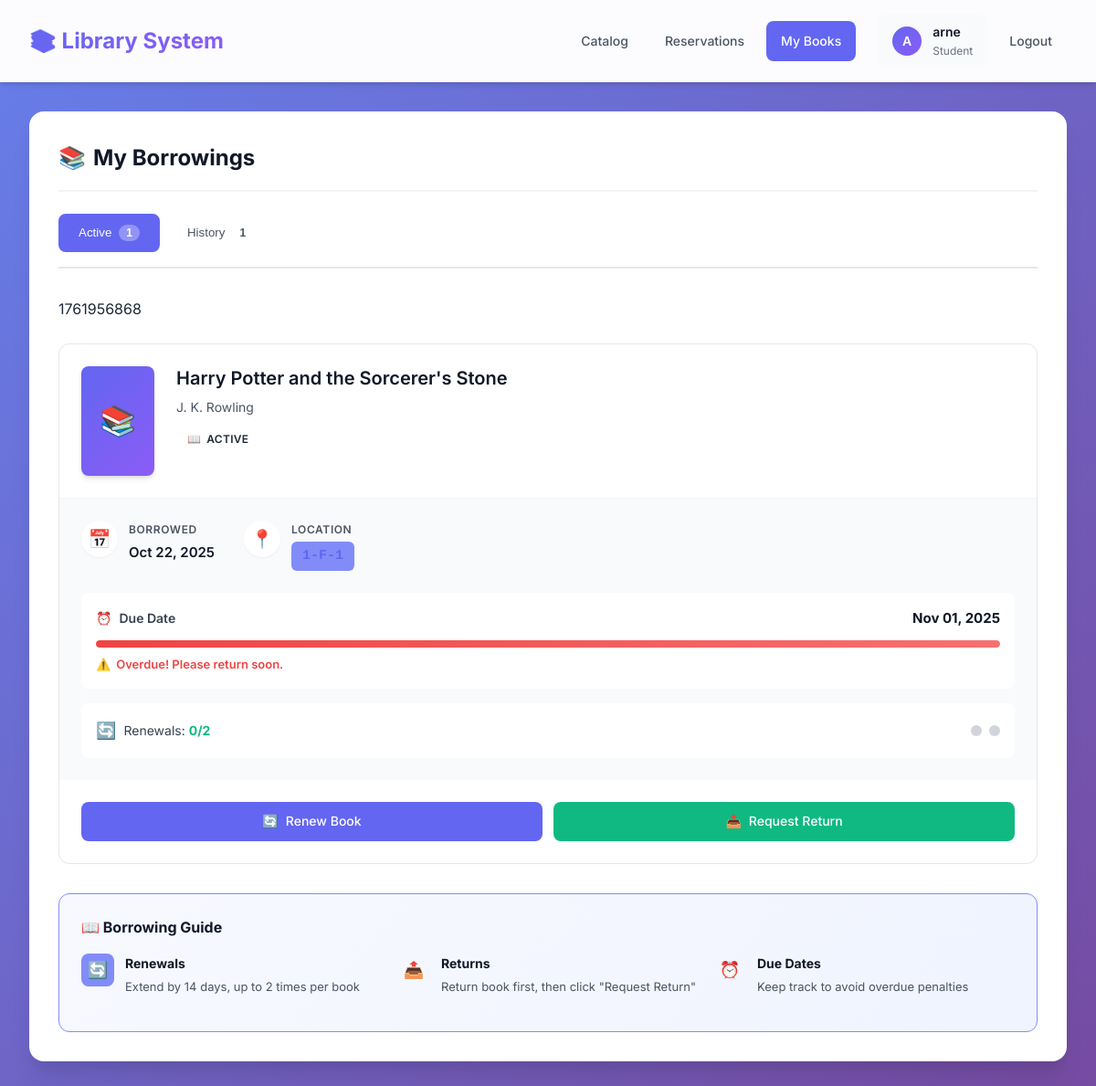
Page /borrowings/ (signed in) on the committed database.
### library/models.py (models this page shows, shortened)
class User(AbstractUser):
    ROLE_CHOICES = (
        ('student', 'Student'),
        ('teacher', 'Teacher'),
        ('admin', 'Admin'),
    )
    role = models.CharField(max_length=7, choices=ROLE_CHOICES, default='student')
    objects = UserManager()
    class Meta:
        db_table = 'users'

class Borrowing(models.Model):
    STATUS_CHOICES = (
        ('active', 'Active'),
        ('return_pending', 'Return Pending'),
        ('returned', 'Returned'),
    )
    user = models.ForeignKey(User, on_delete=models.CASCADE)
    copy = models.ForeignKey(BookCopy, on_delete=models.CASCADE)
    borrow_date = models.DateTimeField(auto_now_add=True)
    due_date = models.DateTimeField(null=True, blank=True)
    return_date = models.DateTimeField(null=True, blank=True)
    renewal_count = models.IntegerField(default=0)
    status = models.CharField(max_length=20, choices=STATUS_CHOICES, default='active')
    class Meta:
        db_table = 'borrowings'
        indexes = [
            models.Index(fields=['return_date', 'status'], name='borrowing_return_status_idx'),  # For availability queries
            models.Index(fields=['user', 'return_date'], name='borrowing_user_return_idx'),  # For user's active borrowings
            models.Index(fields=['due_date'], name='borrowing_due_date_idx'),  # For overdue checks
            models.Index(fields=['status'], name='borrowing_status_idx'),  # For filtering by status
        ]

class BookCopy(models.Model):
    CONDITION_CHOICES = (
        ('new', 'New'),
        ('good', 'Good'),
        ('fair', 'Fair'),
        ('poor', 'Poor'),
        ('lost', 'Lost'),  # Permanently unavailable
    )
    book = models.ForeignKey(Book, on_delete=models.CASCADE)
    condition = models.CharField(max_length=50, choices=CONDITION_CHOICES, default='good')
    location = models.CharField(
        max_length=50,
        unique=True,  # Each physical location can only hold one book copy
        validators=[RegexValidator(regex=r'^\d+-[A-Z]-\d+$', message='Format must be like "1-A-12"')],
        help_text='Physical shelf location (e.g., 1-A-12). Must be unique across all book copies.'
    )
    lost_date = models.DateTimeField(null=True, blank=True, help_text='Date when book was marked as lost')
    lost_reason = models.TextField(null=True, blank=True, help_text='Reason why book was marked as lost')
    class Meta:
        db_table = 'book_copies'
        indexes = [
            models.Index(fields=['book'], name='bookcopy_book_idx'),  # For finding copies of a book
            models.Index(fields=['condition'], name='bookcopy_condition_idx'),  # For filtering lost books
        ]

class Book(models.Model):
    title = models.CharField(max_length=255)
    author = models.CharField(max_length=255, null=True, blank=True, unique=True)
    publication_year = models.IntegerField(null=True, blank=True)
    genre = models.CharField(max_length=50, null=True, blank=True)
    isbn = models.CharField(max_length=13, null=True, blank=True, unique=True)
    cover_image = models.ImageField(upload_to='book_covers/', blank=True, null=True)
    class Meta:
        db_table = 'books'
        indexes = [
            models.Index(fields=['title'], name='book_title_idx'),  # For search queries
            models.Index(fields=['author'], name='book_author_idx'),  # For search queries
            models.Index(fields=['genre'], name='book_genre_idx'),  # For genre filtering
        ]
    def get_cover_url(self):
        if self.cover_image:
            return self.cover_image.url

### library/views.py (the view)
# urls.py: path('borrowings/', views.my_borrowings, name='my_borrowings'),
@login_required(login_url='student_login')
def my_borrowings(request):
    active_borrowings = Borrowing.objects.filter(
        user=request.user,
        return_date__isnull=True
    ).select_related('copy__book').order_by('-borrow_date')
    past_borrowings = Borrowing.objects.filter(
        user=request.user,
        return_date__isnull=False
    ).select_related('copy__book').order_by('-return_date')
    context = {
        'active_borrowings': active_borrowings,
        'past_borrowings': past_borrowings,
    }
    return render(request, 'library/my_borrowings.html', context)

### library/templates/library/my_borrowings.html (shortened to what this page needs)
{% extends 'library/base.html' %}
{% block content %}
<div class="card">
    <div class="card-header">
        <h2 class="card-title">
            <span>📚</span>
            My Borrowings
        </h2>
    </div>
    {% if active_borrowings or past_borrowings %}
    <div class="borrowing-tabs">
        <button class="tab-btn active" data-filter="active">
            Active <span class="tab-count">{{ active_borrowings|length }}</span>
        </button>
        <button class="tab-btn" data-filter="history">
            History <span class="tab-count">{{ past_borrowings|length }}</span>
        </button>
    </div>
    <div class="borrowing-section" data-section="active">
        {% if active_borrowings %}
        <div class="borrowings-grid">
            {% for borrowing in active_borrowings %}
            {% load tz %}
            {% now "U" as current_timestamp %}
            {% if borrowing.due_date %}
                {{ borrowing.due_date|date:"U" }}
            {% endif %}
            <div class="borrowing-card">
                <div class="borrowing-header">
                    <div class="borrowing-cover">
                        {% if borrowing.copy.book.get_cover_url %}
                        <div class="borrowing-cover-fallback" style="display: none;">
                            📚
                        </div>
                        {% else %}
                        📚
                        {% endif %}
                    </div>
                    <div class="borrowing-info">
                        <h3>{{ borrowing.copy.book.title }}</h3>
                        <p class="borrowing-author">{{ borrowing.copy.book.author|default:"Unknown Author" }}</p>
                        <div style="margin-top: 0.5rem;">
                            {% if borrowing.status == 'return_pending' %}
                            <span class="badge" style="--badge-color: var(--warning);">
                                <span>⏳</span> Return Pending
                            </span>
                            {% else %}
                            <span class="badge" style="--badge-color: var(--success);">
                                <span>📖</span> Active
                            </span>
                            {% endif %}
                        </div>
                    </div>
                </div>
                <div class="borrowing-details">
                    <div class="detail-row">
                        <div class="detail-item">
                            <div class="detail-icon">📅</div>
                            <div class="detail-content">
                                <div class="detail-label">Borrowed</div>
                                <div class="detail-value">{{ borrowing.borrow_date|date:"M d, Y" }}</div>
                            </div>
                        </div>
                        <div class="detail-item">
                            <div class="detail-icon">📍</div>
                            <div class="detail-content">
                                <div class="detail-label">Location</div>
                                <div class="detail-value location-badge">{{ borrowing.copy.location }}</div>
                            </div>
                        </div>
                    </div>
                    {% if borrowing.due_date %}
                    <div class="due-date-section">
                        <div class="due-date-header">
                            <span class="due-date-label">
                                <span>⏰</span> Due Date
                            </span>
                            <span class="due-date-value">
                                {{ borrowing.due_date|date:"M d, Y" }}
                            </span>
                        </div>
                        {% now "Y-m-d" as today %}
                        {% if borrowing.due_date|date:"Y-m-d" < today %}
                        <div class="progress-bar">
                            <div class="progress-fill overdue" style="width: 100%;"></div>
                        </div>
                        <div class="due-status overdue">
                            <span>⚠️</span> Overdue! Please return soon.
                        </div>
                        {% endif %}
                    </div>
                    {% endif %}
                    <div class="renewal-section">
                        <div class="renewal-counter">
                            <span class="renewal-icon">🔄</span>
                            <span class="renewal-text">
                                Renewals:
                                <strong class="{% if borrowing.renewal_count >= 2 %}renewal-max{% else %}renewal-ok{% endif %}">
                                    {{ borrowing.renewal_count }}/2
                                </strong>
                            </span>
                        </div>
                        {% if borrowing.renewal_count < 2 %}
                        <div class="renewal-dots">
                            {% for i in "12" %}
                            <div class="renewal-dot {% if forloop.counter <= borrowing.renewal_count %}used{% endif %}"></div>
                            {% endfor %}
                        </div>
                        {% endif %}
                    </div>
                </div>
                <div class="borrowing-actions">
                    {% if borrowing.status == 'return_pending' %}
                    <div class="info-message" style="width: 100%;">
                        <span>⏳</span>
                        <span>Waiting for admin to verify your return...</span>
                    </div>
                    {% else %}
                    {% if borrowing.renewal_count >= 2 %}
                    <button class="btn btn-secondary" disabled style="opacity: 0.5;">
                        <span>🔄</span> Renew (Max reached)
                    </button>
                    {% else %}
                    <a href="{% url 'renew_borrowing' borrowing.id %}"
                       class="btn btn-primary renew-book-btn"
                       data-book-title="{{ borrowing.copy.book.title }}"
                       data-renewal-count="{{ borrowing.renewal_count }}"
                       data-url="{% url 'renew_borrowing' borrowing.id %}">
                        <span>🔄</span> Renew Book
                    </a>
                    {% endif %}
                    <a href="{% url 'request_return' borrowing.id %}"
                       class="btn btn-success return-book-btn"
                       data-book-title="{{ borrowing.copy.book.title }}"
                       data-location="{{ borrowing.copy.location }}"
                       data-url="{% url 'request_return' borrowing.id %}">
                        <span>📤</span> Request Return
                    </a>
                    {% endif %}
                </div>
            </div>
            {% endfor %}
        </div>
        <div class="info-box" style="margin-top: 2rem;">
            <h4>📖 Borrowing Guide</h4>
            <div class="info-grid">
                <div class="info-item">
                    <div class="info-icon" style="background: var(--primary-light);">🔄</div>
                    <div class="info-text">
                        <strong>Renewals</strong>
                        <p>Extend by 14 days, up to 2 times per book</p>
                    </div>
                </div>
                <div class="info-item">
                    <div class="info-icon" style="background: var(--success-light);">📤</div>
                    <div class="info-text">
                        <strong>Returns</strong>
                        <p>Return book first, then click "Request Return"</p>
                    </div>
                </div>
                <div class="info-item">
                    <div class="info-icon" style="background: var(--warning-light);">⏰</div>
                    <div class="info-text">
                        <strong>Due Dates</strong>
                        <p>Keep track to avoid overdue penalties</p>
                    </div>
                </div>
            </div>
        </div>
        {% endif %}
    </div>
    {% endif %}
</div>
{% endblock %}

### library/templates/library/base.html (shortened to what this page needs)
<!DOCTYPE html>
<html lang="en">
<head>
</head>
<body>
    {% if user.is_authenticated %}
    <nav class="navbar">
        <div class="navbar-container">
            <a href="{% url 'book_catalog' %}" class="navbar-brand">
                <h1>📚 Library System</h1>
            </a>
            <nav class="nav-menu" id="navMenu">
                {% if user.is_staff %}
                    <a href="{% url 'admin_dashboard' %}" class="nav-link {% if request.resolver_match.url_name == 'admin_dashboard' %}active{% endif %}">
                        <span class="nav-icon">📊</span>
                        <span>Dashboard</span>
                    </a>
                    <a href="{% url 'admin_reservations' %}" class="nav-link {% if request.resolver_match.url_name == 'admin_reservations' %}active{% endif %}">
                        <span class="nav-icon">🎫</span>
                        <span>Reservations</span>
                    </a>
                    <a href="{% url 'admin_borrowings' %}" class="nav-link {% if request.resolver_match.url_name == 'admin_borrowings' %}active{% endif %}">
                        <span class="nav-icon">📖</span>
                        <span>Borrowings</span>
                    </a>
                    <a href="{% url 'admin_users' %}" class="nav-link {% if request.resolver_match.url_name in 'admin_users,admin_user_detail' %}active{% endif %}">
                        <span class="nav-icon">�</span>
                        <span>Users</span>
                    </a>
                    <a href="{% url 'book_catalog' %}" class="nav-link {% if request.resolver_match.url_name == 'book_catalog' %}active{% endif %}">
                        <span class="nav-icon">📚</span>
                        <span>Books</span>
                    </a>
                    <a href="/admin/" class="nav-link" style="background: linear-gradient(135deg, #6366f1 0%, #4f46e5 100%); color: white;" title="Book Management & System Settings">
                        <span class="nav-icon">⚙️</span>
                        <span>Settings</span>
                    </a>
                {% else %}
                    <a href="{% url 'book_catalog' %}" class="nav-link {% if request.resolver_match.url_name == 'book_catalog' %}active{% endif %}">
                        <span>Catalog</span>
                    </a>
                    <a href="{% url 'my_reservations' %}" class="nav-link {% if request.resolver_match.url_name == 'my_reservations' %}active{% endif %}">
                        <span>Reservations</span>
                    </a>
                    <a href="{% url 'my_borrowings' %}" class="nav-link {% if request.resolver_match.url_name == 'my_borrowings' %}active{% endif %}">
                        <span>My Books</span>
                    </a>
                {% endif %}
                <div class="user-menu">
                    <div class="user-avatar">{{ user.username|slice:":1"|upper }}</div>
                    <div class="user-info">
                        <div class="user-name">{{ user.username }}</div>
                        <div class="user-role">{% if user.is_staff %}Admin{% else %}{{ user.role }}{% endif %}</div>
                    </div>
                </div>
                <a href="{% url 'student_logout' %}" class="nav-link nav-link-logout">
                    <span>Logout</span>
                </a>
            </nav>
        </div>
    </nav>
    {% endif %}
    <div class="container">
        <div id="pageContent" style="animation: fadeIn 0.3s ease;">
        {% block content %}
        {% endblock %}
        </div>
    </div>
</body>
</html>

### rows in the picture
User: username "A", username "arne", role "Student"
Borrowing: due_date "1761956868", copy.book "Harry Potter and the Sorcerer's Stone", copy.book.author "J. K. Rowling", status "ACTIVE", borrow_date "Oct 22, 2025", copy.location "1-F-1", due_date "Nov 01, 2025", shows "Overdue! Please return soon.", renewal_count "0"

### other values in the picture
{{ active_borrowings|length }} "1"
{{ past_borrowings|length }} "1"
